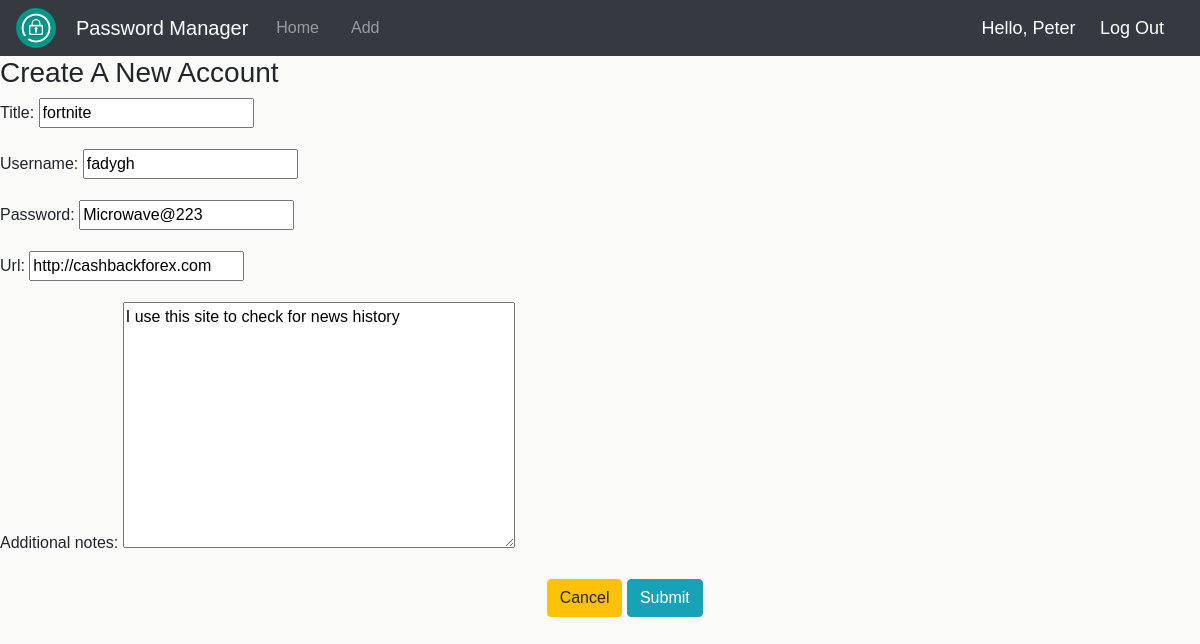
/update/4/ (signed in), run on the app's committed database.
### passmjrapp/models.py (models this page shows, shortened)
class PasswordAccount(models.Model):
    title = models.CharField(max_length=45, blank=True, default=None, null=True)
    username = models.CharField(max_length=45, blank=True, null=True)
    password = models.CharField(max_length=45, blank=True, null=True)
    url = models.CharField(max_length=100, blank=True, null=True)
    additional_notes = models.TextField(blank=True,default=None, null=True)
    creation_date = models.DateTimeField(auto_now_add=True, blank=True, null=True)
    last_modified = models.DateTimeField(auto_now_add=True, blank=True, null=True)
    user = models.ForeignKey(User,default=None, on_delete=models.CASCADE)

### passmjrapp/views.py (the view)
# urls.py: path('update/<str:pk>/', views.update, name='update'),
@login_required(login_url='login')
def update(request, pk):
    data = PasswordAccount.objects.get(id=pk)
    form = UpdatePassForm(instance=data)
    if request.method == 'POST':
        form = UpdatePassForm(request.POST, instance=data)
        if form.is_valid():
            form.save()
            return redirect('/')
    context = {'form': form}
    return render(request, 'update.html', context)

### passmjrapp/forms.py
class UpdatePassForm(ModelForm):
    class Meta:
        model = PasswordAccount
        fields = ['title',
                  'username',
                  'password',
                  'url',
                  'additional_notes']

### passmjrapp/templates/update.html (shortened to what this page needs)
{% extends 'base.html' %}
 {% block content %}
<div class="row">
    <div class="col-lg-8 col-lg-offset-2">
        <div class="panel panel-default">
            <div class="panel-heading">
                <h3 class="panel-title">Create A New Account</h3>
            </div>
            <form method="POST">
                <div class="panel-body">
                    <div class="row">
                        <div class="col-lg-12">
                            <div class="form-group">
                                {{form.as_p}}
                            </div>
                        </div>
                    </div>
                    <div class="row">
                        <div class="col-lg-4">
                            <a class="btn btn-warning" href="{% url 'home' %}">Cancel</a>
                            <button type="submit" class="btn btn-info">Submit</button>
                        </div>
                    </div>
                </div>
            </form>
        </div>
    </div>
</div>
 {% endblock %}

### passmjrapp/templates/navbar.html (shortened to what this page needs)
{% load static %}
{% include "head_css.html" %}
<nav class="navbar navbar-expand-lg navbar-dark bg-dark">
<a href="{% url 'home' %}">
<img  width="40px"src="{% static 'passmjrapp/images/logo.png' %}" alt="">
</a>
  <a class="navbar-brand brand" href="{% url 'home' %}">Password Manager</a>
  <div class="collapse navbar-collapse" id="navbarSupportedContent">
    <ul class="navbar-nav mr-auto">
      <li
          {% if '/' == request.path %}
            class="nav-item active mr-3"
            {% else %}
            class="nav-item mr-3"
            {% endif %}
          >
        <a class="nav-link" href="{% url 'home' %}">Home <span class="sr-only">(current)</span></a>
      </li>
      <li
          {% if 'create' in request.path %}
            class="nav-item active mr-3"
            {% else %}
            class="nav-item mr-3"
            {% endif %}
          >
        <a class="nav-link" href="{% url 'create' %}">Add</a>
      </li>
    </ul>
  </div>
  <div>
    <span class="hello-msg">Hello, {{request.user}}</span>
    <span><a class="hello-msg" href="{% url 'logout' %}">Log Out</a></span>
  </div>
</nav>

### passmjrapp/static/passmjrapp/css/styles.css (style rules this page uses)
body { margin: 0; padding: 0; justify-content: center; align-items: center; height: 100vh; font-family: sans-serif; background-color: #fafbf8; }
.hello-msg { font-size: 18px; color: #ffffff; margin-right: 20px; }
.brand { margin-right: 20px; margin-left: 20px; }

### data on the page
PasswordAccount: title "fortnite", username "fadygh", password "Microwave@223", url "http://cashbackforex.com", additional_notes "I use this site to check for news history"

### other printed values
{{ request.user }} "Peter"
